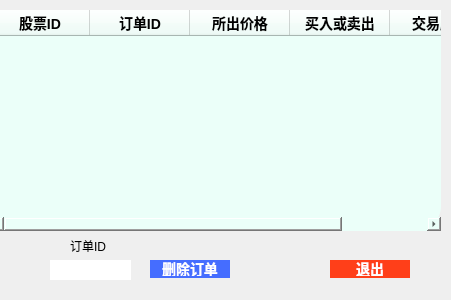
<?xml version="1.0" encoding="UTF-8"?>
<ui version="4.0">
 <class>dingdan</class>
 <widget class="QWidget" name="dingdan">
  <property name="geometry">
   <rect>
    <x>0</x>
    <y>0</y>
    <width>451</width>
    <height>300</height>
   </rect>
  </property>
  <property name="windowTitle">
   <string>订单</string>
  </property>
  <widget class="QTableWidget" name="tableWidget">
   <property name="enabled">
    <bool>true</bool>
   </property>
   <property name="geometry">
    <rect>
     <x>-10</x>
     <y>10</y>
     <width>451</width>
     <height>221</height>
    </rect>
   </property>
   <property name="styleSheet">
    <string notr="true">background-color: rgb(235, 255, 249);
border-radius:25px;    /*设置圆角半径 */
font:bold 14px;		/*设置按钮文字和大小*/</string>
   </property>
   <column>
    <property name="text">
     <string>股票ID</string>
    </property>
   </column>
   <column>
    <property name="text">
     <string>订单ID</string>
    </property>
   </column>
   <column>
    <property name="text">
     <string>所出价格</string>
    </property>
   </column>
   <column>
    <property name="text">
     <string>买入或卖出</string>
    </property>
   </column>
   <column>
    <property name="text">
     <string>交易股数</string>
    </property>
   </column>
  </widget>
  <widget class="QPushButton" name="close">
   <property name="geometry">
    <rect>
     <x>330</x>
     <y>260</y>
     <width>80</width>
     <height>18</height>
    </rect>
   </property>
   <property name="cursor">
    <cursorShape>ClosedHandCursor</cursorShape>
   </property>
   <property name="styleSheet">
    <string notr="true">QPushButton{
	background-color: rgb(255, 63, 25);
border-color: rgb(138, 255, 255);
border-radius:25px;    /*设置圆角半径 */
padding:2px 4px;  /*QFrame边框与内部其它部件的距离*/
color:white;		/*字体颜色*/
font:bold 14px;		/*设置按钮文字和大小*/
}</string>
   </property>
   <property name="text">
    <string>退出</string>
   </property>
  </widget>
  <widget class="QPushButton" name="delete_2">
   <property name="geometry">
    <rect>
     <x>150</x>
     <y>260</y>
     <width>80</width>
     <height>18</height>
    </rect>
   </property>
   <property name="cursor">
    <cursorShape>OpenHandCursor</cursorShape>
   </property>
   <property name="styleSheet">
    <string notr="true">QPushButton{
	background-color: rgb(69, 109, 255);

border-color: rgb(138, 255, 255);
border-radius:25px;    /*设置圆角半径 */
padding:2px 4px;  /*QFrame边框与内部其它部件的距离*/
color:white;		/*字体颜色*/
font:bold 14px;		/*设置按钮文字和大小*/
}</string>
   </property>
   <property name="text">
    <string>删除订单</string>
   </property>
  </widget>
  <widget class="QLineEdit" name="deleteID">
   <property name="geometry">
    <rect>
     <x>50</x>
     <y>260</y>
     <width>81</width>
     <height>20</height>
    </rect>
   </property>
   <property name="font">
    <font>
     <pointsize>14</pointsize>
     <bold>true</bold>
    </font>
   </property>
   <property name="styleSheet">
    <string notr="true">border-radius:25px;  </string>
   </property>
  </widget>
  <widget class="QLabel" name="label">
   <property name="geometry">
    <rect>
     <x>70</x>
     <y>240</y>
     <width>40</width>
     <height>12</height>
    </rect>
   </property>
   <property name="text">
    <string>订单ID</string>
   </property>
  </widget>
 </widget>
 <resources/>
 <connections/>
</ui>
